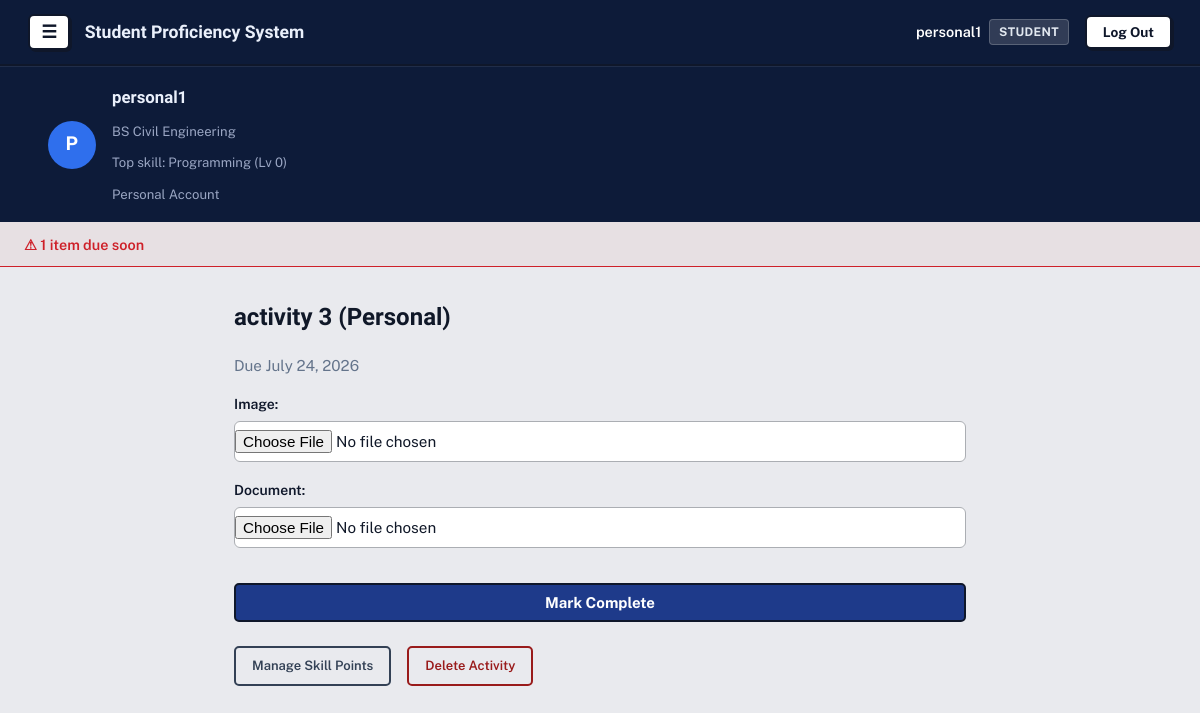
The app's page /tracker/activity/6/ (signed in) with its own data.
### accounts/models.py (models this page shows, shortened)
class Profile(models.Model):
    ROLE_CHOICES = [
        ('student', 'Student'),
        ('teacher', 'Teacher'),
    ]
    MODE_CHOICES = [
        ('personal', 'Personal'),
        ('professional', 'Professional'),
    ]
    user = models.OneToOneField(
        User, on_delete=models.CASCADE, related_name='profile')
    role = models.CharField(max_length=10, choices=ROLE_CHOICES)
    mode = models.CharField(
        max_length=15, choices=MODE_CHOICES, blank=True, null=True)
    course = models.ForeignKey(
        Course, on_delete=models.SET_NULL, null=True, blank=True)
    @property
    def is_manager(self):
        return self.role == 'teacher' or self.mode == 'personal'

### avatar/models.py (models this page shows, shortened)
class Course(models.Model):
    name = models.CharField(max_length=100)

class StudentSkill(models.Model):
    student = models.ForeignKey(
        User, on_delete=models.CASCADE, related_name='skills')
    skill = models.ForeignKey(Skill, on_delete=models.CASCADE)
    points = models.PositiveIntegerField(default=0)
    class Meta:
        unique_together = ('student', 'skill')
    @property
    def level(self):
        return self.points // 100

class Skill(models.Model):
    CATEGORY_CHOICES = [
        ('general', 'General Education'),
        ('course', 'Course-Specific'),
        ('broad', 'Broad (Non-College)'),
    ]
    name = models.CharField(max_length=100)
    description = models.TextField(blank=True)
    category = models.CharField(
        max_length=10, choices=CATEGORY_CHOICES, default='course')
    course = models.ForeignKey(
        Course, on_delete=models.CASCADE, null=True, blank=True, related_name='skills')

### tracker/models.py (models this page shows, shortened)
class Activity(models.Model):
    topic = models.ForeignKey(
        Topic, on_delete=models.CASCADE, related_name='activities')
    title = models.CharField(max_length=200)
    instructions = models.TextField(blank=True)
    deadline = models.DateField()
    created_at = models.DateTimeField(auto_now_add=True)
    @property
    def due_soon(self):
        return 0 <= (self.deadline - timezone.now().date()).days <= 3

### tracker/views.py (the view, shortened to what this page needs)
@login_required
def activity_detail(request, activity_id):
    activity = get_object_or_404(Activity, id=activity_id)
    subject = activity.topic.lesson_plan.subject
    is_owner = subject.teacher == request.user
    is_personal = request.user.profile.mode == 'personal'
    if is_owner and is_personal:
        completion = ActivityCompletion.objects.filter(
            activity=activity, student=request.user).first()
        if request.method == 'POST' and not completion:
            form = ActivityCompletionForm(request.POST, request.FILES)
            if form.is_valid():
                completion = form.save(commit=False)
                completion.activity = activity
                completion.student = request.user
                completion.save()
                for sp in activity.skill_points.all():
                    student_skill, created = request.user.skills.get_or_create(
                        skill=sp.skill)
                    student_skill.points += sp.points
                    student_skill.save()
                return redirect('activity_detail', activity_id=activity.id)
        else:
            form = ActivityCompletionForm()
        return render(request, 'tracker/activity_detail_personal.html', {'activity': activity, 'completion': completion, 'form': form})

### tracker/forms.py
class ActivityCompletionForm(forms.ModelForm):
    class Meta:
        model = ActivityCompletion
        fields = ['image', 'document']

### accounts/context_processors.py (called while the page is built)
def profile_banner(request):
    if not request.user.is_authenticated or request.user.profile.role != 'student':
        return {}
    top_skill = request.user.skills.order_by('-points').first()
    return {'top_skill': top_skill}

### tracker/templates/tracker/activity_detail_personal.html (shortened to what this page needs)
{% extends 'base.html' %}
{% block content %}
<h2>{{ activity.title }} (Personal)</h2>
<div class="content-frame">
    <p class="muted-note">Due {{ activity.deadline }}</p>
    {% if completion %}
    <p><span class="badge badge-success">Completed</span> on {{ completion.completed_at|date:"M d, Y" }}</p>
    {% if completion.image %}<p><img src="{{ completion.image.url }}" class="submission-img"></p>{% endif %}
    {% if completion.document %}<p><a href="{{ completion.document.url }}">View submitted document</a></p>{% endif %}
    {% if not completion.image and not completion.document %}<p class="muted-note">No files attached.</p>{% endif %}
    {% else %}
    <form method="post" enctype="multipart/form-data" class="custom-form">
        {{ form.as_p }}
        <div class="form-actions">
            <button type="submit" class="btn-primary">Mark Complete</button>
        </div>
    </form>
    {% endif %}
    <div style="margin-top:1.5rem; display:flex; gap:1rem;">
        <a href="{% url 'add_activity_skill' activity.id %}" class="btn-secondary">Manage Skill Points</a>
        <a href="{% url 'delete_activity' activity.id %}" class="btn-secondary"
            style="color:#991B1B; border-color:#991B1B;">Delete Activity</a>
    </div>
</div>
{% endblock %}

### templates/base.html (shortened to what this page needs)
{% load static %}
<!DOCTYPE html>
<html lang="en">
<head>
    <link rel="stylesheet" href="{% static 'css/style.css' %}">
</head>
<body>
    <nav class="navbar">
        <div class="navbar-left">
            {% if user.is_authenticated %}
            <button id="menuToggle" class="menu-btn" aria-label="Menu">☰</button>
            {% endif %}
            <span class="brand">Student Proficiency System</span>
        </div>
        <div class="navbar-right">
            {% if user.is_authenticated %}
            <div class="user-badge">
                <span class="user-name">{{ user.username }}</span>
                <span class="role-pill">{{ user.profile.role|capfirst }}</span>
            </div>
            <form method="post" action="{% url 'logout' %}" class="logout-form">
                <button type="submit" class="btn-logout">Log Out</button>
            </form>
            {% else %}
            <a href="{% url 'login' %}" class="btn-auth">Log In</a>
            <a href="{% url 'signup' %}" class="btn-auth btn-signup">Sign Up</a>
            {% endif %}
        </div>
    </nav>
    {% if user.is_authenticated and user.profile.role == 'student' %}
    <div class="profile-banner">
        <div class="profile-banner-inner">
            <div class="profile-avatar-circle">{{ user.username|slice:":1"|upper }}</div>
            <div class="profile-info">
                <div class="profile-name">{{ user.username }}</div>
                <div class="profile-line">
                    {% if user.profile.course %}{{ user.profile.course.name }}{% else %}No course{% endif %}
                </div>
                <div class="profile-line">
                    {% if top_skill %}Top skill: {{ top_skill.skill.name }} (Lv {{ top_skill.level }}){% else %}No skills yet{% endif %}
                </div>
                <div class="profile-line">
                    {% if user.profile.mode == 'personal' %}Personal Account{% else %}Professional Account{% endif %}
                </div>
            </div>
        </div>
    </div>
    {% endif %}
    {% if reminder_count %}
    <div class="reminder-bar">
        <a href="{% url 'task_list' %}" class="reminder-btn">⚠ {{ reminder_count }} item{{ reminder_count|pluralize }} due soon</a>
    </div>
    {% endif %}
    <main class="page">
        {% block content %}
        {% endblock %}
    </main>
</body>
</html>

### records on screen
StudentSkill: skill.name "Programming", level "0"
Activity: title "activity 3", deadline "July 24, 2026"

### other values on screen
{{ user.username }} "personal1"
{{ user.profile.role|capfirst }} "STUDENT"
{{ user.username|slice:":1"|upper }} "P"
{{ user.profile.course.name }} "BS Civil Engineering"
{{ reminder_count }} "1"
